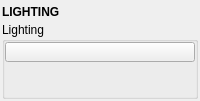
<?xml version="1.0" encoding="UTF-8"?>
<ui version="4.0">
 <class>QtUi</class>
 <widget class="QMainWindow" name="QtUi">
  <property name="enabled">
   <bool>true</bool>
  </property>
  <property name="geometry">
   <rect>
    <x>0</x>
    <y>0</y>
    <width>200</width>
    <height>101</height>
   </rect>
  </property>
  <property name="tabShape">
   <enum>QTabWidget::Triangular</enum>
  </property>
  <property name="dockNestingEnabled">
   <bool>true</bool>
  </property>
  <property name="dockOptions">
   <set>QMainWindow::AllowNestedDocks|QMainWindow::AllowTabbedDocks|QMainWindow::AnimatedDocks|QMainWindow::ForceTabbedDocks</set>
  </property>
  <widget class="QWidget" name="central_widget">
   <property name="minimumSize">
    <size>
     <width>200</width>
     <height>0</height>
    </size>
   </property>
   <layout class="QVBoxLayout" name="verticalLayout_2">
    <property name="leftMargin">
     <number>2</number>
    </property>
    <property name="topMargin">
     <number>2</number>
    </property>
    <property name="rightMargin">
     <number>2</number>
    </property>
    <property name="bottomMargin">
     <number>2</number>
    </property>
    <property name="spacing">
     <number>2</number>
    </property>
    <item>
     <layout class="QVBoxLayout" name="verticalLayout">
      <property name="spacing">
       <number>0</number>
      </property>
      <item>
       <widget class="Header" name="header">
        <property name="minimumSize">
         <size>
          <width>0</width>
          <height>20</height>
         </size>
        </property>
        <property name="font">
         <font>
          <weight>75</weight>
          <bold>true</bold>
         </font>
        </property>
        <property name="text">
         <string>LIGHTING</string>
        </property>
       </widget>
      </item>
      <item>
       <widget class="QGroupBox" name="groupBox">
        <property name="enabled">
         <bool>true</bool>
        </property>
        <property name="title">
         <string>Lighting</string>
        </property>
        <layout class="QVBoxLayout" name="verticalLayout_3">
         <property name="spacing">
          <number>1</number>
         </property>
         <property name="leftMargin">
          <number>0</number>
         </property>
         <property name="topMargin">
          <number>0</number>
         </property>
         <property name="rightMargin">
          <number>0</number>
         </property>
         <property name="bottomMargin">
          <number>0</number>
         </property>
         <item>
          <widget class="PushButton" name="tb001">
           <property name="enabled">
            <bool>true</bool>
           </property>
           <property name="minimumSize">
            <size>
             <width>0</width>
             <height>20</height>
            </size>
           </property>
           <property name="maximumSize">
            <size>
             <width>16777215</width>
             <height>20</height>
            </size>
           </property>
           <property name="toolTip">
            <string/>
           </property>
           <property name="text">
            <string/>
           </property>
           <property name="iconSize">
            <size>
             <width>18</width>
             <height>18</height>
            </size>
           </property>
          </widget>
         </item>
         <item>
          <spacer name="verticalSpacer">
           <property name="orientation">
            <enum>Qt::Vertical</enum>
           </property>
           <property name="sizeHint" stdset="0">
            <size>
             <width>0</width>
             <height>10</height>
            </size>
           </property>
          </spacer>
         </item>
        </layout>
       </widget>
      </item>
     </layout>
    </item>
   </layout>
  </widget>
 </widget>
 <customwidgets>
  <customwidget>
   <class>Header</class>
   <extends>QLabel</extends>
   <header>uitk.widgets.header.Header.h</header>
  </customwidget>
  <customwidget>
   <class>PushButton</class>
   <extends>QPushButton</extends>
   <header>widgets.pushbutton.h</header>
  </customwidget>
 </customwidgets>
 <resources/>
 <connections/>
 <designerdata>
  <property name="gridDeltaX">
   <number>5</number>
  </property>
  <property name="gridDeltaY">
   <number>5</number>
  </property>
  <property name="gridSnapX">
   <bool>true</bool>
  </property>
  <property name="gridSnapY">
   <bool>true</bool>
  </property>
  <property name="gridVisible">
   <bool>true</bool>
  </property>
 </designerdata>
</ui>
